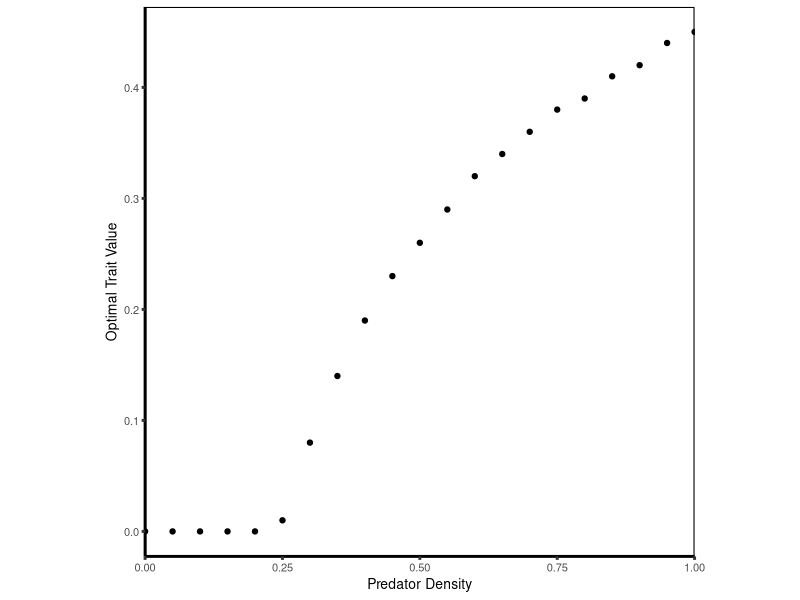

Recreate this plot in R.
## ---- chunk 1
# Generating the baseline curves
trait.vec <- seq(0, 1, by = 0.01)
speed.vec <- 1 - trait.vec


# These formulas are simplified by setting some of the values as constants
# r is always assumed to be 1, while k, s, and v are manipulated values
pred.curve <- function(k, v, s){
  k*sqrt(v^2 + s^2)
}

# R is always assumed to be 1, while s and h are manipulated values
growth.curve <- function(s, R, h){
  (R * s)/(1 + s*R*h)
}


# Build growth curves, for h = 0, 0.5, 1, 2
R_val <- 1

growthcurve.df <- as.data.frame(mat.or.vec(length(speed.vec), 5))
colnames(growthcurve.df) <- c("s", "h_0", "h_0.5", "h_1", "h_2")
growthcurve.df$s <- trait.vec
growthcurve.df$h_0 <- growth.curve(s = growthcurve.df$s, R = R_val, h = 0)
growthcurve.df$h_0.5 <- growth.curve(s = growthcurve.df$s, R = R_val, h = 0.5)
growthcurve.df$h_1 <- growth.curve(s = growthcurve.df$s, R = R_val, h = 1)
growthcurve.df$h_2 <- growth.curve(s = growthcurve.df$s, R = R_val, h = 2)


# Build cost curves, for v = 0, 0.5, 1, 2
k_val <- 1

mortcurve.df <- as.data.frame(mat.or.vec(length(speed.vec), 5))
colnames(mortcurve.df) <- c("s", "v_0", "v_0.5", "v_1", "v_2")
mortcurve.df$s <- trait.vec
mortcurve.df$v_0 <- pred.curve(k = k_val, v = 0, s = mortcurve.df$s)
mortcurve.df$v_0.5 <- pred.curve(k = k_val, v = 0.5, s = mortcurve.df$s)
mortcurve.df$v_1 <- pred.curve(k = k_val, v = 1, s = mortcurve.df$s)
mortcurve.df$v_2 <- pred.curve(k = k_val, v = 2, s = mortcurve.df$s)
## ---- chunk 2
# Combine the two to generate IREF figures

# This is the baseline scenario
baseline.df <- as.data.frame( mat.or.vec( length( speed.vec ), 6) )
colnames(baseline.df) <- c("trait", "speed", "growth_curve", "mort_curve", "fitness", "NCE_CE")
baseline.df$trait <- trait.vec
baseline.df$speed <- speed.vec
h_val <- 8
R_val <- 1
cost_constant_val <- 9
v_val <- 0.2
k_val <- 0.45
pred_constant_val <- 0.98058

baseline.df$growth_curve <- cost_constant_val * growth.curve( s = baseline.df$speed, R = R_val, h = h_val ) # Growth curve
baseline.df$mort_curve <- pred_constant_val * pred.curve( k = k_val, v = v_val, s = baseline.df$speed ) # Mortality curve
baseline.df$fitness <- baseline.df$growth_curve - baseline.df$mort_curve # fitness
baseline.df$NCE_CE <- (1 - baseline.df$growth_curve)/baseline.df$mort_curve # NCE/CE

baseline_optim <- baseline.df$trait[which(baseline.df$fitness == max(baseline.df$fitness))]
baseline_optim_fitness <- baseline.df$fitness[which(baseline.df$fitness == max(baseline.df$fitness))]
baseline_optim_CE <- baseline.df$mort_curve[which(baseline.df$fitness == max(baseline.df$fitness))]
baseline_optim_NCE <- 1 - baseline_optim_CE - baseline_optim_fitness



# Grant figures *appear* to be these params for predator density
# Predator density (k_val) is doubled
preddens.df <- as.data.frame( mat.or.vec( length( speed.vec ), 6) )
colnames(preddens.df) <- c("trait", "speed", "growth_curve", "mort_curve", "fitness", "NCE_CE")
preddens.df$trait <- trait.vec
preddens.df$speed <- speed.vec
h_val <- 8
R_val <- 1
cost_constant_val <- 9
v_val <- 0.2 
k_val <- 0.9 
pred_constant_val <- 0.98058

preddens.df$growth_curve <- cost_constant_val * growth.curve( s = preddens.df$speed, R = R_val, h = h_val ) # Growth curve
preddens.df$mort_curve <- pred_constant_val * pred.curve( k = k_val, v = v_val, s = preddens.df$speed ) # Mortality curve
preddens.df$fitness <- preddens.df$growth_curve - preddens.df$mort_curve # fitness
preddens.df$NCE_CE <- (1 - preddens.df$growth_curve)/preddens.df$mort_curve # NCE/CE

preddens_optim <- preddens.df$trait[which(preddens.df$fitness == max(preddens.df$fitness))]
preddens_optim_fitness <- preddens.df$fitness[which(preddens.df$fitness == max(preddens.df$fitness))]
preddens_optim_CE <- preddens.df$mort_curve[which(preddens.df$fitness == max(preddens.df$fitness))]
preddens_optim_NCE <- 1 - preddens_optim_CE - preddens_optim_fitness


# These *appear* to be the params for foraging mode
# v is five times higher, but k is also (more than) doubled? why?
predmode.df <- as.data.frame( mat.or.vec( length( speed.vec ), 6) )
colnames(predmode.df) <- c("trait", "speed", "growth_curve", "mort_curve", "fitness", "NCE_CE")
predmode.df$trait <- trait.vec
predmode.df$speed <- speed.vec
h_val <- 8
R_val <- 1
cost_constant_val <- 9
v_val <- 1 # this value changes between the baseline and this one, not sure why
k_val <- 1 # This changes from 0.45, which I think is where the change in predator density is coming from
pred_constant_val <- 0.7071068 # this constant changes too, also not sure why


predmode.df$growth_curve <- cost_constant_val * growth.curve( s = predmode.df$speed, R = R_val, h = h_val ) # Growth curve
predmode.df$mort_curve <- pred_constant_val * pred.curve( k = k_val, v = v_val, s = predmode.df$speed ) # Mortality curve
predmode.df$fitness <- predmode.df$growth_curve - predmode.df$mort_curve # fitness
predmode.df$NCE_CE <- (1 - predmode.df$growth_curve)/predmode.df$mort_curve # NCE/CE

predmode_optim <- predmode.df$trait[which(predmode.df$fitness == max(predmode.df$fitness))]
predmode_optim_fitness <- predmode.df$fitness[which(predmode.df$fitness == max(predmode.df$fitness))]
predmode_optim_CE <- predmode.df$mort_curve[which(predmode.df$fitness == max(predmode.df$fitness))]
predmode_optim_NCE <- 1 - predmode_optim_CE - predmode_optim_fitness


# And these *appear* to be the params for resource intake rate
# h is reduced to 1/8 of its original value
# k remains double the baseline, not sure why
prey_h.df <- as.data.frame( mat.or.vec( length( speed.vec ), 6) )
colnames(prey_h.df) <- c("trait", "speed", "growth_curve", "mort_curve", "fitness", "NCE_CE")
prey_h.df$trait <- trait.vec
prey_h.df$speed <- speed.vec
h_val <- 1
R_val <- 1
cost_constant_val <- 2
v_val <- 0.2 
k_val <- 0.9 
pred_constant_val <- 0.98058 

prey_h.df$growth_curve <- cost_constant_val * growth.curve( s = prey_h.df$speed, R = R_val, h = h_val ) # Growth curve
prey_h.df$mort_curve <- pred_constant_val * pred.curve( k = k_val, v = v_val, s = prey_h.df$speed ) # Mortality curve
prey_h.df$fitness <- prey_h.df$growth_curve - prey_h.df$mort_curve # fitness
prey_h.df$NCE_CE <- (1 - prey_h.df$growth_curve)/prey_h.df$mort_curve # NCE/CE

prey_h_optim <- prey_h.df$trait[which(prey_h.df$fitness == max(prey_h.df$fitness))]
prey_h_optim_fitness <- prey_h.df$fitness[which(prey_h.df$fitness == max(prey_h.df$fitness))]
prey_h_optim_CE <- prey_h.df$mort_curve[which(prey_h.df$fitness == max(prey_h.df$fitness))]
prey_h_optim_NCE <- 1 - prey_h_optim_CE - prey_h_optim_fitness
## ---- chunk 3
library(ggplot2)
library(cowplot)

# Fig. 1
fig1_a.plot <- ggplot( data = baseline.df, aes( x = trait ) ) +
  geom_smooth( aes( y = growth_curve ), se = FALSE, color = "blue" ) +
  geom_smooth( aes( y = mort_curve ), se = FALSE, color = "red", linetype = "dashed" ) +
  theme_classic( base_size = 10, base_line_size = 1 ) + 
  ylab("Growth and Mortality") +
  xlab("Displacement Rate") +
  scale_x_continuous(expand = c(0, 0), breaks = c(0, 0.5, 1), labels = c(1000, 500, 1) ) + 
  scale_y_continuous(expand = c(0, 0), limits = c(0, 1), breaks = c(0, 0.5, 1) ) +
  annotate( "text", x = 0.25, y = 0.85, label = "Growth", size = 8/.pt  ) +
  annotate( "text", x = 0.5, y = 0.35, label = "Mortality", size = 8/.pt  ) +
  theme( panel.border = element_rect( color = "black", fill = NA, linewidth = 0.75 ), aspect.ratio = 1 )

fig1_b.plot <- ggplot( data = baseline.df, aes( x = trait ) ) +
  geom_smooth( aes( y = growth_curve, color = "Growth"  ), se = FALSE) +
  geom_smooth( aes( y = mort_curve, color = "Mortality"), se = FALSE, linetype = "dashed" ) +
  geom_smooth( aes( y = fitness, color = "Fitness"), se = FALSE ) +
  theme_classic( base_size = 10, base_line_size = 1 ) + 
  ylab("Growth and Mortality") +
  xlab("Displacement Rate") +
  geom_vline( xintercept = baseline_optim,  size = 0.5, linetype = "dashed", colour = "green" ) +
  annotate( "text", x = 0.3, y = 0.7, label = "Fitness", size = 8/.pt  ) +
  annotate( "text", x = 0.35, y = 0.1, label = "Optimal Trait", size = 8/.pt  ) +
  scale_x_continuous(expand = c(0, 0), breaks = c(0, 0.5, 1), labels = c(1000, 500, 1) ) + 
  scale_y_continuous(expand = c(0, 0), limits = c(0, 1), breaks = c(0, 0.5, 1) ) +
  scale_colour_manual(name = "Curve", values = c("green", "blue", "red")) +
  theme( panel.border = element_rect( color = "black", fill = NA, linewidth = 0.75 ), aspect.ratio = 1,
         axis.title.y = element_blank(), legend.position = "bottom" )

fig1_c.plot <- ggplot( data = baseline.df, aes( x = trait ) ) +
  geom_smooth( aes( y = growth_curve ), color = "blue", se = FALSE ) +
  geom_smooth( aes( y = mort_curve ), color = "red", se = FALSE, linetype = "dashed" ) +
  theme_classic( base_size = 10, base_line_size = 1 ) + 
  ylab("Growth and Mortality") +
  xlab("Displacement Rate") +
  geom_vline( xintercept = baseline_optim,  size = 0.5, linetype = "dashed", colour = "green" ) +
  annotate( "text", x = baseline_optim + 0.15, y = 0.95, label = "NCE = 0.12", size = 7/.pt  ) +
  annotate( "text", x = baseline_optim + 0.15, y = 0.55, label = "0.66", size = 7/.pt  ) +
  annotate( "text", x = baseline_optim + 0.15, y = 0.075, label = "CE = 0.22", size = 7/.pt  ) +
  scale_x_continuous(expand = c(0, 0), breaks = c(0, 0.5, 1), labels = c(1000, 500, 1) ) + 
  scale_y_continuous(expand = c(0, 0), limits = c(0, 1), breaks = c(0, 0.5, 1) ) +
  theme( panel.border = element_rect( color = "black", fill = NA, linewidth = 0.75 ), aspect.ratio = 1,
         axis.title.y = element_blank() )


get_legend_35 <- function(plot) {
  # return all legend candidates
  legends <- get_plot_component(plot, "guide-box", return_all = TRUE)
  # find non-zero legends
  nonzero <- vapply(legends, \(x) !inherits(x, "zeroGrob"), TRUE)
  idx <- which(nonzero)
  # return first non-zero legend if exists, and otherwise first element (which will be a zeroGrob) 
  if (length(idx) > 0) {
    return(legends[[idx[1]]])
  } else {
    return(legends[[1]])
  }
}

fig1.legend <- get_legend_35(fig1_b.plot)
fig1_b.plot <- fig1_b.plot + theme(legend.position = "none")

fig1.plot <- plot_grid( fig1_a.plot, fig1_b.plot, fig1_c.plot, ncol = 3, labels = "auto", label_y = 0.75, align = c("hv") )
fig1.plot <- plot_grid( fig1.plot, fig1.legend, rel_heights = c(1, 0.1), ncol = 1)

# ggsave("fig1.png", plot = fig1.plot, dpi = 300)

## ---- chunk 4
# Fig. 2
baseline.plot <- ggplot( data = baseline.df, aes( x = trait ) ) +
  geom_smooth( aes( y = growth_curve ), se = FALSE, color = "blue" ) +
  geom_smooth( aes( y = mort_curve ), se = FALSE, color = "red", linetype = "dashed" ) +
  theme_classic( base_size = 10, base_line_size = 1 ) + 
  ylab("Growth and Mortality") +
  xlab("Displacement Rate") +
  geom_vline( xintercept = baseline_optim,  size = 0.5, linetype = "dashed", colour = "green" ) +
  annotate( "text", x = baseline_optim + 0.15, y = 0.95, label = "NCE = 0.12", size = 7/.pt  ) +
  annotate( "text", x = baseline_optim + 0.15, y = 0.55, label = "0.66", size = 7/.pt  ) +
  annotate( "text", x = baseline_optim + 0.15, y = 0.075, label = "CE = 0.22", size = 7/.pt  ) +
  scale_x_continuous(expand = c(0, 0), breaks = c(0, 0.5, 1), labels = c(1000, 500, 1) ) + 
  scale_y_continuous(expand = c(0, 0), limits = c(0, 1), breaks = c(0, 0.5, 1) ) +
  theme( panel.border = element_rect( color = "black", fill = NA, linewidth = 0.75 ), aspect.ratio = 1,
         axis.title.x = element_blank(),
         axis.text.x = element_blank() )

preddens.plot <- ggplot( data = preddens.df, aes( x = trait ) ) +
  geom_smooth( aes( y = growth_curve ), se = FALSE, color = "blue" ) +
  geom_smooth( aes( y = mort_curve ), se = FALSE, color = "red", linetype = "dashed" ) +
  theme_classic( base_size = 10, base_line_size = 1 ) + 
  ylab("Growth and Mortality") +
  xlab("Displacement Rate") +
  geom_vline( xintercept = preddens_optim,  size = 0.5, linetype = "dashed", colour = "green" ) +
  annotate( "text", x = preddens_optim + 0.15, y = 0.95, label = "NCE = 0.20", size = 7/.pt  ) +
  annotate( "text", x = preddens_optim + 0.15, y = 0.45, label = "0.48", size = 7/.pt  ) +
  annotate( "text", x = preddens_optim + 0.15, y = 0.15, label = "CE = 0.32", size = 7/.pt  ) +
  scale_x_continuous(expand = c(0, 0), breaks = c(0, 0.5, 1), labels = c(1000, 500, 1) ) + 
  scale_y_continuous(expand = c(0, 0), limits = c(0, 1), breaks = c(0, 0.5, 1) ) +
  theme( panel.border = element_rect( color = "black", fill = NA, linewidth = 0.75 ), aspect.ratio = 1,
         axis.title.x = element_blank(),
         axis.text.x = element_blank(),
         axis.title.y = element_blank(),
         axis.text.y = element_blank() )

predmode.plot <- ggplot( data = predmode.df, aes( x = trait ) ) +
  geom_smooth( aes( y = growth_curve ), se = FALSE, color = "blue" ) +
  geom_smooth( aes( y = mort_curve ), se = FALSE, color = "red", linetype = "dashed" ) +
  theme_classic( base_size = 10, base_line_size = 1 ) + 
  ylab("Growth and Mortality") +
  xlab("Displacement Rate") +
  geom_vline( xintercept = predmode_optim,  size = 0.5, linetype = "dashed", colour = "green" ) +
  annotate( "text", x = predmode_optim + 0.15, y = 0.95, label = "NCE = 0.09", size = 7/.pt  ) +
  annotate( "text", x = predmode_optim + 0.15, y = 0.8, label = "0.11", size = 7/.pt  ) +
  annotate( "text", x = predmode_optim + 0.15, y = 0.5, label = "CE = 0.80", size = 7/.pt  ) +
  scale_x_continuous(expand = c(0, 0), breaks = c(0, 0.5, 1), labels = c(1000, 500, 1) ) + 
  scale_y_continuous(expand = c(0, 0), limits = c(0, 1), breaks = c(0, 0.5, 1) ) +
  theme( panel.border = element_rect( color = "black", fill = NA, linewidth = 0.75 ), aspect.ratio = 1 )

prey_h.plot <- ggplot( data = prey_h.df, aes( x = trait ) ) +
  geom_smooth( aes( y = growth_curve, colour = "Growth" ), se = FALSE ) +
  geom_smooth( aes( y = mort_curve, colour = "Mortality" ), se = FALSE, linetype = "dashed" ) +
  theme_classic( base_size = 10, base_line_size = 1 ) + 
  ylab("Growth and Mortality") +
  xlab("Displacement Rate") +
  geom_vline( xintercept = prey_h_optim,  size = 0.5, linetype = "dashed", colour = "green" ) +
  annotate( "text", x = prey_h_optim + 0.15, y = 0.8, label = "NCE = 0.29", size = 7/.pt  ) +
  annotate( "text", x = prey_h_optim + 0.15, y = 0.5, label = "0.19", size = 7/.pt  ) +
  annotate( "text", x = prey_h_optim + 0.15, y = 0.25, label = "CE = 0.52", size = 7/.pt  ) +
  scale_x_continuous(expand = c(0, 0), breaks = c(0, 0.5, 1), labels = c(1000, 500, 1) ) + 
  scale_y_continuous(expand = c(0, 0), limits = c(0, 1), breaks = c(0, 0.5, 1) ) +
  scale_colour_manual(name = "Curve", values = c("blue", "red")) +
  theme( panel.border = element_rect( color = "black", fill = NA, linewidth = 0.75 ), aspect.ratio = 1,
         axis.title.y = element_blank(), 
         axis.text.y = element_blank(),
         legend.position = "bottom" )



iref.legend <- get_legend_35(prey_h.plot)
prey_h.plot <- prey_h.plot + theme( legend.position = "none" )

iref.fig <- plot_grid( baseline.plot, preddens.plot, predmode.plot, prey_h.plot, ncol = 2, labels = "auto", align = c("hv") )
iref.fig <- plot_grid( iref.fig, iref.legend, ncol = 1, rel_heights = c(1, 0.1) )

# ggsave("fig2.png", plot = iref.fig, dpi = 300)
## ---- chunk 5

threshold.df <- as.data.frame( mat.or.vec( length( speed.vec ), 6) )
colnames(threshold.df) <- c("trait", "speed", "growth_curve", "mort_curve", "fitness", "NCE_CE")
threshold.df$trait <- trait.vec
threshold.df$speed <- speed.vec
h_val <- 8
R_val <- 1
cost_constant_val <- 9
v_val <- 1
k_val <- 0.45
pred_constant_val <- 1.41421
p_vec <- seq(0, 1, by = 0.05)

thresh_plot.df <- as.data.frame( mat.or.vec( length(p_vec), 3 ) )
colnames(thresh_plot.df) <- c("preddens", "optim", "relstr")


for (i in 1:length(p_vec)){
  
threshold.df$growth_curve <- cost_constant_val * growth.curve( s = threshold.df$speed, R = R_val, h = h_val ) # Growth curve
threshold.df$mort_curve <- pred_constant_val * p_vec[i] * pred.curve( k = k_val, v = v_val, s = threshold.df$speed ) # Mortality curve
threshold.df$fitness <- threshold.df$growth_curve - threshold.df$mort_curve # fitness
threshold.df$NCE_CE <- (1 - threshold.df$growth_curve)/threshold.df$mort_curve # NCE/CE

thresh_plot.df$preddens[i] <- p_vec[i]
thresh_plot.df$optim[i] <- threshold.df$trait[which(threshold.df$fitness == max(threshold.df$fitness))]
thresh_plot.df$relstr[i] <- (1 - threshold.df$growth_curve[which(threshold.df$fitness == max(threshold.df$fitness))])/((1 - threshold.df$growth_curve[which(threshold.df$fitness == max(threshold.df$fitness))]) + threshold.df$mort_curve[which(threshold.df$fitness == max(threshold.df$fitness))])
}

thresh.plot <- ggplot( data = thresh_plot.df, aes( x = preddens, y = optim ) ) +
  geom_point( ) +
  theme_classic( base_size = 10, base_line_size = 1 ) + 
  ylab("Optimal Trait Value") +
  xlab("Predator Density") +
  scale_x_continuous(expand = c(0, 0) ) + 
  theme( panel.border = element_rect( color = "black", fill = NA, linewidth = 0.75 ), aspect.ratio = 1)

ggsave("fig3.png", plot = thresh.plot, dpi = 300)
